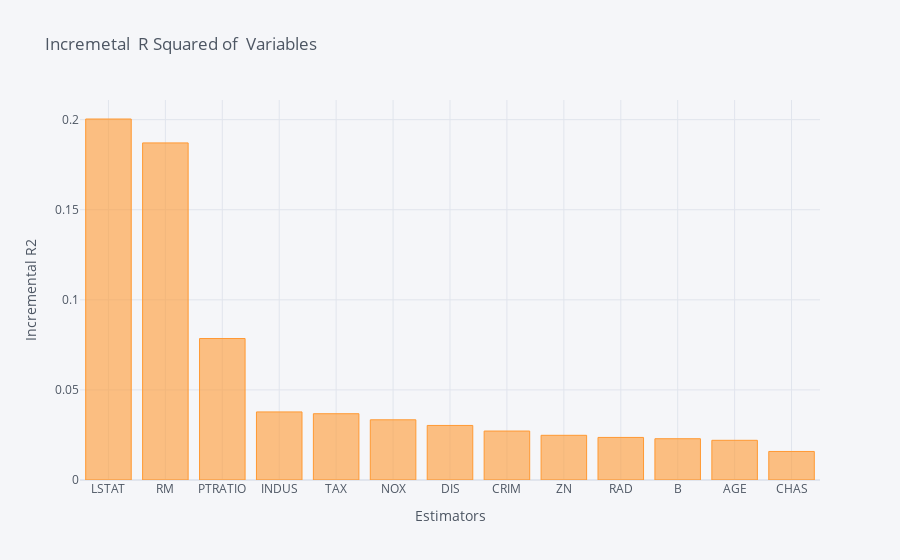
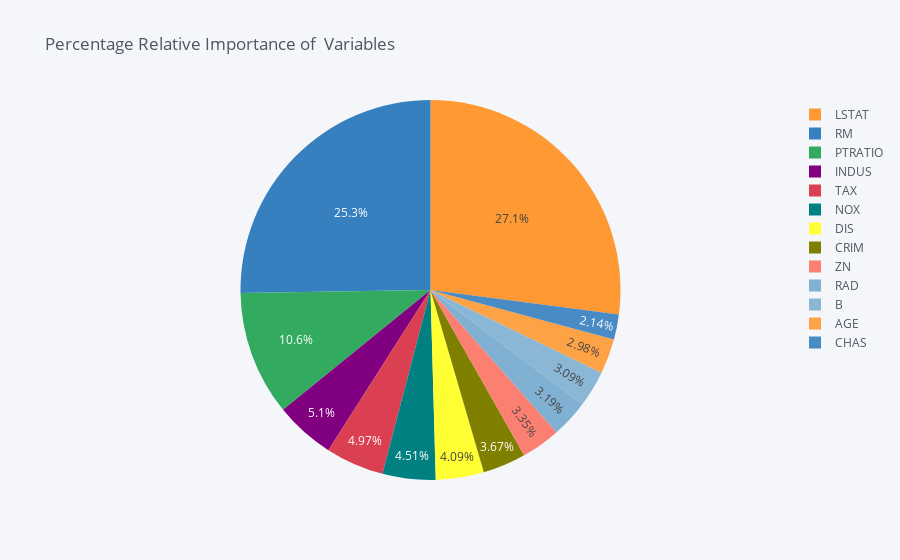

Notebook code cell kept with these figures, in order:
### Code cell
dominance_regression.plot_incremental_rsquare()

### Figure 1 — Plotly figure (JSON) as saved in the notebook; plotly's stock layout.template omitted (floating-point values rounded to 4 significant figures)
{"data": [{"marker": {"color": "rgba(255, 153, 51, 0.6)", "line": {"color": "rgba(255, 153, 51, 1.0)", "width": 1}}, "name": "incremental_r2", "orientation": "v", "text": "", "type": "bar", "x": ["LSTAT", "RM", "PTRATIO", "INDUS", "TAX", "NOX", "DIS", "CRIM", "ZN", "RAD", "B", "AGE", "CHAS"], "y": [0.2004, 0.1871, 0.07853, 0.03778, 0.03679, 0.03341, 0.03028, 0.02718, 0.02481, 0.02363, 0.02291, 0.02204, 0.01584]}], "layout": {"legend": {"bgcolor": "#F5F6F9", "font": {"color": "#4D5663"}}, "paper_bgcolor": "#F5F6F9", "plot_bgcolor": "#F5F6F9", "title": {"font": {"color": "#4D5663"}, "text": "Incremetal  R Squared of  Variables "}, "xaxis": {"gridcolor": "#E1E5ED", "showgrid": true, "tickfont": {"color": "#4D5663"}, "title": {"font": {"color": "#4D5663"}, "text": "Estimators"}, "zerolinecolor": "#E1E5ED"}, "yaxis": {"gridcolor": "#E1E5ED", "showgrid": true, "tickfont": {"color": "#4D5663"}, "title": {"font": {"color": "#4D5663"}, "text": "Incremental R2"}, "zerolinecolor": "#E1E5ED"}}}

### Figure 2 — Plotly figure (JSON) as saved in the notebook; plotly's stock layout.template omitted (floating-point values rounded to 4 significant figures)
{"data": [{"labels": ["LSTAT", "RM", "PTRATIO", "INDUS", "TAX", "NOX", "DIS", "CRIM", "ZN", "RAD", "B", "AGE", "CHAS"], "marker": {"colors": ["rgba(255, 153, 51, 1.0)", "rgba(55, 128, 191, 1.0)", "rgba(50, 171, 96, 1.0)", "rgba(128, 0, 128, 1.0)", "rgba(219, 64, 82, 1.0)", "rgba(0, 128, 128, 1.0)", "rgba(255, 255, 51, 1.0)", "rgba(128, 128, 0, 1.0)", "rgba(251, 128, 114, 1.0)", "rgba(128, 177, 211, 1.0)", "rgba(128, 177, 211, 0.8999999999999999)", "rgba(255, 153, 51, 0.8999999999999999)", "rgba(55, 128, 191, 0.8999999999999999)"]}, "name": "", "type": "pie", "values": [27.05, 25.26, 10.6, 5.101, 4.967, 4.512, 4.088, 3.669, 3.35, 3.19, 3.094, 2.975, 2.139]}], "layout": {"legend": {"bgcolor": "#F5F6F9", "font": {"color": "#4D5663"}}, "paper_bgcolor": "#F5F6F9", "plot_bgcolor": "#F5F6F9", "title": {"font": {"color": "#4D5663"}, "text": "Percentage Relative Importance of  Variables "}}}
